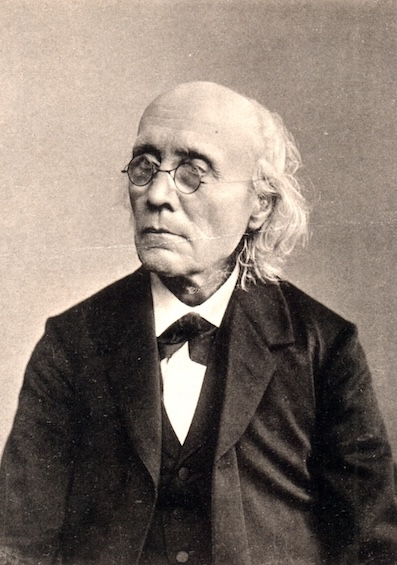
#> input picture 03 - psychopy/imagestim/fechner.jpg, 397 x 565 px
$ python imagestim_demo.py
#> lines starting #> are read from the running program, lines starting #| are printed output that depends on the picture
import numpy as np
import imageio.v3 as iio
from psychopy import visual, core

# we read an image; the result is a numpy array; observe that it consists of
# integers in the range 0-255.
im = iio.imread('fechner.jpg')
#> im is the input picture: shape (565, 397, 3); mean R, G, B 131.6, 119.3, 110.1
print(im)
#> (printed output is left out)
print(im.dtype)
#| uint8
print(im.min(), im.max())
#| 0 255

# visual.ImageStim() expects an image in the range 0-1, so if we show
# the image in its current format, we'll get a completely white image.
# (try it and see, by commenting out the next two lines of code.)

# instead, we'll convert the image to floating point, and then divide by
# 255 to map it to the range 0-1.
im = im.astype(np.float64)/255

# iio.imread reads the image upside down, so we'll flip it vertically.
im = np.flip(im, axis=0)
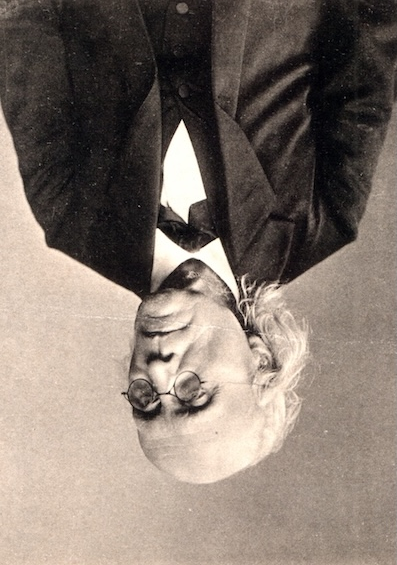
#> im: shape (565, 397, 3) float64; mean R, G, B 0.516, 0.468, 0.432

# now we can show the image with ImageStim; note that the 'size' argument to
# ImageStim expects the size in the order (width, height), whereas the 'shape'
# property of a numpy array gives the size in the order (height, width), so
# we have to switch the order.
#> (the run stopped early here; a loop or call above may not have finished)
